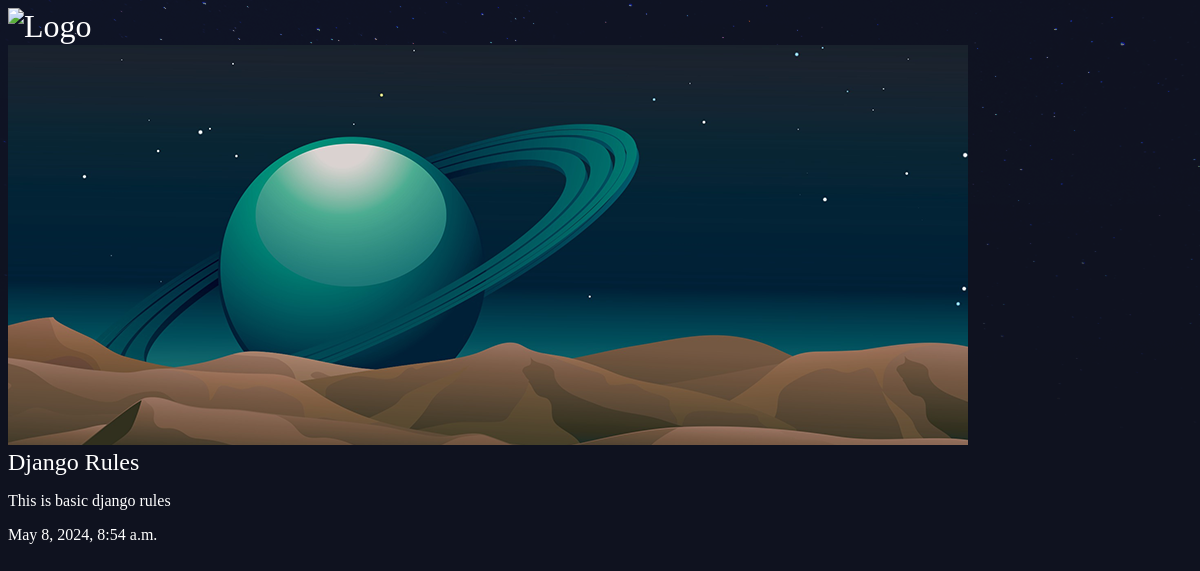
Screenshot of /articles/django-rules/ with the database file from the repository.
### articles/models.py (models this page shows, shortened)
class Article(models.Model):
    title = models.CharField(max_length=100)
    slug  = models.SlugField()
    body  = models.TextField()
    date  = models.DateTimeField(auto_now_add=True)
    thumb = models.ImageField(default='default.png', blank=True)

### articles/views.py (the view)
# urls.py: re_path(r'^(?P<slug>[\w-]+)/$', views.article_details, name="detail"),
def article_details(request, slug):
    article = Article.objects.get(slug = slug)
    return render(request, 'articles/article_detail.html', {'article': article})

### articles/templates/articles/article_detail.html
{% extends 'base_layout.html' %}
{% block content %}
<div class="article-detail">
    <div class="article">
        <img src="{{ article.thumb.url }}" />
        <h2>{{ article.title }}</h2>
        <p>{{ article.body }}</p>
        <p>{{ article.date }}</p>
    </div>
</div>
{% endblock %}

### assets/styles.css (style rules this page uses)
body { background-color: #0f121f; background-image: url(stars.png); background-repeat: no-repeat; color: #fff; }
body * { font-family: Ubuntu; }
h1, h2, h3, h4, h5 { font-weight: normal; margin: 0; }

### rows the page displays
Article: thumb (placeholder picture), title "Django Rules", body "This is basic django rules", date "May 8, 2024, 8:54 a.m."
